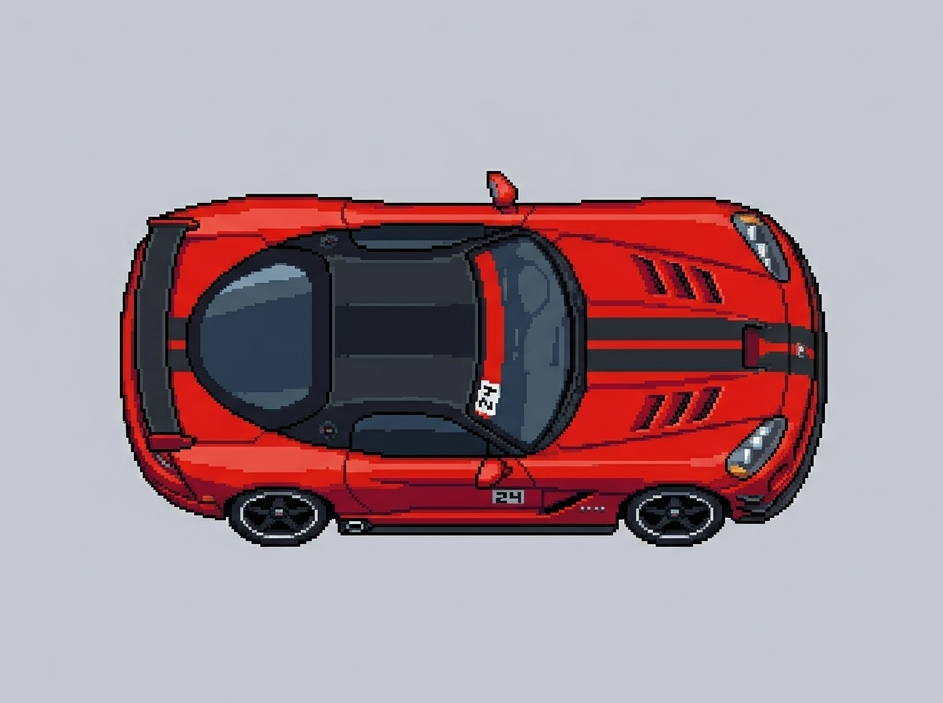
#> input picture tools/car1.png, 943 x 703 px
$ python png2sp.py car1.png
#> lines starting #> are read from the running program, lines starting #| are printed output that depends on the picture
import argparse

from PIL import Image

def convert_png_to_sp(png_file,out_file,basic_format,size=(16,16),aspect=None):

  # resize
#> called with png_file = 'car1.png', basic_format = False, size = (16, 16), aspect = False
  raw_image = Image.open(png_file)
#> raw_image is the input picture: PIL image 943x703 RGBA; mean R, G, B, A 166.2, 145.9, 153.7, 255
  if aspect:
    aspect_size = ( raw_image.width * 2 // 3, raw_image.height )
    raw_image = raw_image.resize(aspect_size)

  resize_image = raw_image.convert('RGBA').resize(size)
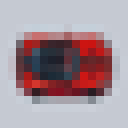
#> resize_image: PIL image 16x16 RGBA (shown 8 times larger); mean R, G, B, A 166.2, 146, 153.7, 255
  resize_image_bytes = resize_image.tobytes()

  # extract alpha channel
  alpha = []
  for i,b in enumerate(resize_image_bytes):
    if (i % 4) == 3:
      if (b < 32):            # transparent alpha threshould
        p = 0
      else:
        p = -1
      alpha.append(p)
#> this loop made 1024 passes
#> b on passes 1 to 12: 197, 201, 210, 255, 197, 201, 210, 255, 197, 201, 210, 255
#> after the loop, alpha = 256 values from -1 to -1

  # color reduction
  color15_image = resize_image.quantize(colors=15)
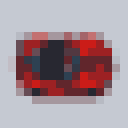
#> color15_image: PIL image 16x16 P (shown 8 times larger); mean R, G, B 165.8, 145.2, 152.9
  color15_image_bytes = color15_image.tobytes()
  color15_image_pallet = color15_image.getpalette()
#> color15_image_pallet = 45 values, max 210 at index 2, min 24 at index 17, mean 116.4

  # generate sprite pattern array data
  pattern_array = []
  for i,b in enumerate(color15_image_bytes):
    if (alpha[i] == 0):
      pattern_array.append(0)
    else:
      pattern_array.append(b+1)
#> after the loop, pattern_array = 256 values, max 15 at index 110, min 1 at index 0, mean 2.77

  # how many 16x16 patterns do we need?
  patterns_x = ( size[0] - 1 ) // 16 + 1
  patterns_y = ( size[1] - 1 ) // 16 + 1

  # output lines
  output_lines = []

  if basic_format is False:
    output_lines.append("")
    output_lines.append(f"unsigned short sp_pattern_data[] = {{")

  # generate patterns by 16x16
  for py in range(patterns_y):

    for px in range(patterns_x):

      pattern_id = py * patterns_x + px

      width = size[0]
      ofs = py * width * 16 + px * 16

      if basic_format:

        output_lines.append("")
        output_lines.append(f"/* sprite pattern data {pattern_id} */")
        output_lines.append(f"unsigned char sp_pattern_data_{pattern_id}[] = {{")

        # output pattern array data
        for y in range(16):
          s = [str(n) for n in pattern_array[ ofs + y * width : ofs + y * width + 16 ]]
          output_lines.append("    " + ",".join(s) + ",")

        output_lines.append("};")

      else:

        # convert dot data to raw pattern data
        pattern_data = [ 0 ] * 128
        for y in range(8):
          for x in range(4):
            pattern_data[ 0x00 + y*4 + x ] = ( pattern_array[ ofs + (y+0) * width + (x+0)*2 ] << 4 ) | ( pattern_array[ ofs + (y+0) * width + (x+0)*2 + 1])
            pattern_data[ 0x20 + y*4 + x ] = ( pattern_array[ ofs + (y+8) * width + (x+0)*2 ] << 4 ) | ( pattern_array[ ofs + (y+8) * width + (x+0)*2 + 1])
            pattern_data[ 0x40 + y*4 + x ] = ( pattern_array[ ofs + (y+0) * width + (x+4)*2 ] << 4 ) | ( pattern_array[ ofs + (y+0) * width + (x+4)*2 + 1])
            pattern_data[ 0x60 + y*4 + x ] = ( pattern_array[ ofs + (y+8) * width + (x+4)*2 ] << 4 ) | ( pattern_array[ ofs + (y+8) * width + (x+4)*2 + 1])

        # output raw pattern data
        output_lines.append("")
        output_lines.append(f"    /* sprite pattern data {pattern_id} */")
        for y in range(8):
          tuples = [ tuple( pattern_data[ y * 16 + x * 2 : y * 16 + x * 2 + 2 ]) for x in range(8)]
          s = [ '0x' + format(t[0],'02x') + format(t[1],'02x') for t in tuples ]
          output_lines.append("    " + ",".join(s) + ",")
#> after the loop, output_lines = 12 items

  if basic_format is False:
    output_lines.append("};")

  # generate palette data
  palette_data = []
  palette_data.append(0)      # palette 0 = transparent code
  for i in range(15):
    r = color15_image_pallet[ i * 3 + 0 ]
    g = color15_image_pallet[ i * 3 + 1 ]
    b = color15_image_pallet[ i * 3 + 2 ]
    rgb555 = ((g>>3)<<11) | ((r>>3)<<6) | ((b>>3)<<1) | 1
    palette_data.append(rgb555)
#> this loop made 15 passes
#> (r, g, b, rgb555) on passes 1 to 12: (197, 201, 210, 52789), (97, 38, 44, 8971), (157, 33, 35, 9417), (165, 151, 158, 38183), (40, 40, 49, 10573), (203, 28, 24, 7751), (103, 76, 85, 19221), (46, 65, 82, 16725), (183, 186, 195, 48561), (164, 101, 106, 25883), (195, 113, 113, 30237), (51, 56, 69, 14737)
#> after the loop, palette_data = [0, 52789, 8971, 9417, 38183, 10573, 7751, 19221, 16725, 48561, 25883, 30237, 14737, 14993, 48689, 50675]

  # output palette data
  output_lines.append("")
  output_lines.append("/* palette data */")
  output_lines.append("unsigned short sp_palette_data[] = {")
  s = [ '0x' + format(p,'04x') for p in palette_data ]
#> s = ['0x0000', '0xce35', '0x230b', '0x24c9', '0x9527', '0x294d', '0x1e47', '0x4b15', '0x4155', '0xbdb1', '0x651b', '0x761d', '0x3991', '0x3a91', '0xbe31', '0xc5f3']
  output_lines.append("    " + ",".join(s) + ",")
  output_lines.append("};")
  output_lines.append("")

  # output to file or stdout
  if out_file == None:
    for l in output_lines:
      print(l)
#> this loop made 19 passes
#> l on passes 1, 2, 3, 4, 13, 14, 15, 16, 18, 19: '', 'unsigned short sp_pattern_data[] = {', '', '    /* sprite pattern data 0 */', '};', '', '/* palette data */', 'unsigned short sp_palette_data[] = {', '};', ''
#| unsigned short sp_pattern_data[] = {
#|     /* sprite pattern data 0 */
#|     0x1111,0x1111,0x1111,0x1111,0x1111,0x1111,0x1111,0x1111,
#|     0x1194,0xbb44,0x1173,0x3255,0x1173,0x7555,0x1e2c,0x8555,
#|     0x1e22,0x8555,0x1123,0x2555,0x11a3,0x6332,0x1147,0x5233,
#|     0x1111,0x4444,0x1111,0x1111,0x1111,0x1111,0x1111,0x1111,
#> (further printed lines are left out)
  else:
    with open(out_file, "w") as f:
      for l in output_lines:
        f.write(l+"\n")

# [86 lines left out: functions convert_png_to_gvram, convert_png_to_tvram, not called in this run]

def main():

    parser = argparse.ArgumentParser()

    parser.add_argument("infile",help="input PNG file")
    parser.add_argument("-o","--outfile",help="output file")
    parser.add_argument("-b","--basic",help="output in X-BASIC like format",action='store_true',default=False)
    parser.add_argument("-x","--width",help="sprite width (default:16)",type=int,default=16)
    parser.add_argument("-y","--height",help="sprite height (default:16)",type=int,default=16)
    parser.add_argument("-a","--aspect",help="resize source image to 2:3",action='store_true',default=False)
    parser.add_argument("-d","--dump",help="output in GVRAM dump format",action='store_true',default=False)
    parser.add_argument("-t","--text",help="output in TVRAM dump format",action='store_true',default=False)

    args = parser.parse_args()

    if args.text:
      convert_png_to_tvram(args.infile,args.outfile,(args.width,args.height))
    elif args.dump:
      convert_png_to_gvram(args.infile,args.outfile,(args.width,args.height))
    else:
      convert_png_to_sp(args.infile,args.outfile,args.basic,(args.width,args.height),args.aspect)


if __name__ == "__main__":
    main()
